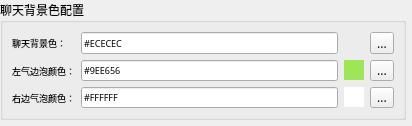
<?xml version="1.0" encoding="UTF-8"?>
<ui version="4.0">
 <class>ColorChoose</class>
 <widget class="QDialog" name="ColorChoose">
  <property name="geometry">
   <rect>
    <x>0</x>
    <y>0</y>
    <width>412</width>
    <height>126</height>
   </rect>
  </property>
  <property name="windowTitle">
   <string>Form</string>
  </property>
  <widget class="QGroupBox" name="groupBox_2">
   <property name="geometry">
    <rect>
     <x>0</x>
     <y>0</y>
     <width>406</width>
     <height>120</height>
    </rect>
   </property>
   <property name="font">
    <font>
     <family>微软雅黑</family>
     <pointsize>9</pointsize>
    </font>
   </property>
   <property name="title">
    <string>聊天背景色配置</string>
   </property>
   <layout class="QVBoxLayout" name="verticalLayout_5">
    <item>
     <layout class="QGridLayout" name="gridLayout">
      <item row="1" column="3">
       <widget class="QToolButton" name="btnleftMsgColor">
        <property name="text">
         <string>...</string>
        </property>
       </widget>
      </item>
      <item row="2" column="3">
       <widget class="QToolButton" name="btnRightMsgColor">
        <property name="text">
         <string>...</string>
        </property>
       </widget>
      </item>
      <item row="0" column="3">
       <widget class="QToolButton" name="btnBackColor">
        <property name="text">
         <string>...</string>
        </property>
       </widget>
      </item>
      <item row="2" column="1">
       <widget class="QLineEdit" name="lineEditRightBubble">
        <property name="font">
         <font>
          <family>微软雅黑</family>
          <pointsize>7</pointsize>
         </font>
        </property>
        <property name="text">
         <string>#FFFFFF</string>
        </property>
        <property name="readOnly">
         <bool>true</bool>
        </property>
       </widget>
      </item>
      <item row="0" column="0">
       <widget class="QLabel" name="label_6">
        <property name="font">
         <font>
          <family>微软雅黑</family>
          <pointsize>7</pointsize>
         </font>
        </property>
        <property name="text">
         <string>聊天背景色：</string>
        </property>
       </widget>
      </item>
      <item row="1" column="0">
       <widget class="QLabel" name="label_4">
        <property name="font">
         <font>
          <family>微软雅黑</family>
          <pointsize>7</pointsize>
         </font>
        </property>
        <property name="text">
         <string>左气边泡颜色：</string>
        </property>
       </widget>
      </item>
      <item row="1" column="1">
       <widget class="QLineEdit" name="lineEditLeftBubble">
        <property name="font">
         <font>
          <family>微软雅黑</family>
          <pointsize>7</pointsize>
         </font>
        </property>
        <property name="text">
         <string>#9EE656</string>
        </property>
        <property name="readOnly">
         <bool>true</bool>
        </property>
       </widget>
      </item>
      <item row="0" column="1">
       <widget class="QLineEdit" name="lineEditClrBackground">
        <property name="font">
         <font>
          <family>微软雅黑</family>
          <pointsize>7</pointsize>
         </font>
        </property>
        <property name="text">
         <string>#ECECEC</string>
        </property>
        <property name="readOnly">
         <bool>true</bool>
        </property>
       </widget>
      </item>
      <item row="2" column="0">
       <widget class="QLabel" name="label_5">
        <property name="font">
         <font>
          <family>微软雅黑</family>
          <pointsize>7</pointsize>
         </font>
        </property>
        <property name="text">
         <string>右边气泡颜色：</string>
        </property>
       </widget>
      </item>
      <item row="0" column="2">
       <widget class="QLabel" name="labelBackground">
        <property name="minimumSize">
         <size>
          <width>20</width>
          <height>20</height>
         </size>
        </property>
        <property name="maximumSize">
         <size>
          <width>20</width>
          <height>20</height>
         </size>
        </property>
        <property name="styleSheet">
         <string notr="true">background-color: #ECECEC;</string>
        </property>
        <property name="text">
         <string/>
        </property>
       </widget>
      </item>
      <item row="1" column="2">
       <widget class="QLabel" name="labelLeftBubbleClr">
        <property name="minimumSize">
         <size>
          <width>20</width>
          <height>20</height>
         </size>
        </property>
        <property name="maximumSize">
         <size>
          <width>20</width>
          <height>20</height>
         </size>
        </property>
        <property name="styleSheet">
         <string notr="true">background-color: #9EE656;</string>
        </property>
        <property name="text">
         <string/>
        </property>
       </widget>
      </item>
      <item row="2" column="2">
       <widget class="QLabel" name="labelRightBubbleClr">
        <property name="minimumSize">
         <size>
          <width>20</width>
          <height>20</height>
         </size>
        </property>
        <property name="maximumSize">
         <size>
          <width>20</width>
          <height>20</height>
         </size>
        </property>
        <property name="styleSheet">
         <string notr="true">background-color:#FFFFFF;</string>
        </property>
        <property name="text">
         <string/>
        </property>
       </widget>
      </item>
     </layout>
    </item>
   </layout>
  </widget>
 </widget>
 <resources/>
 <connections/>
</ui>
